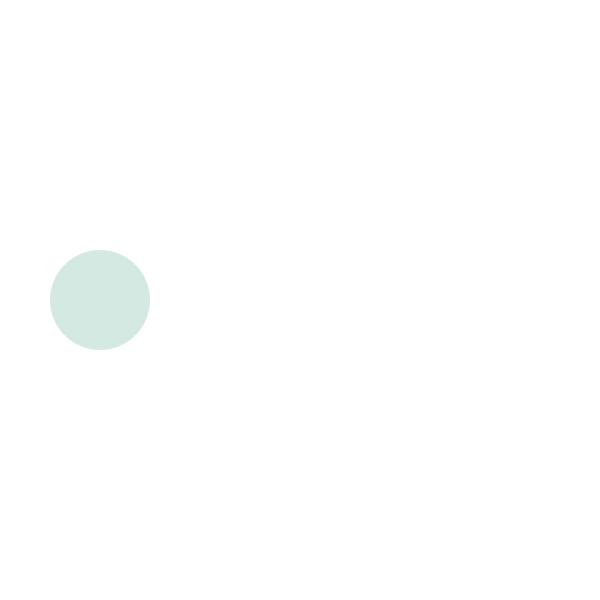
Frame 1 (no input)
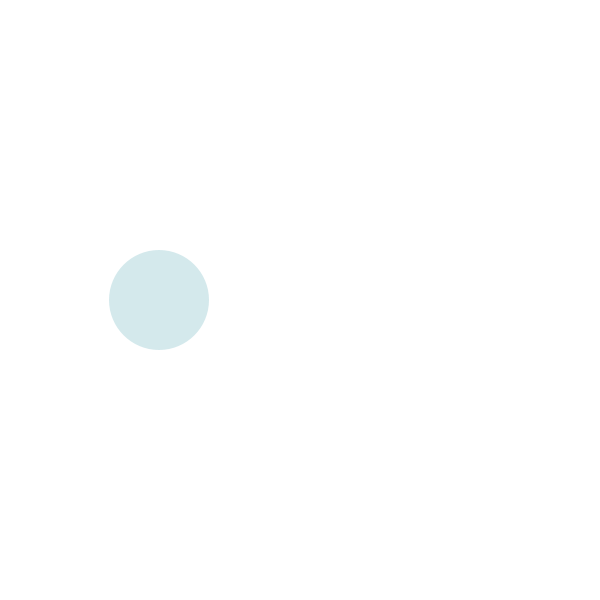
Frame 60 (the mouse pressed at the canvas centre just before this capture)
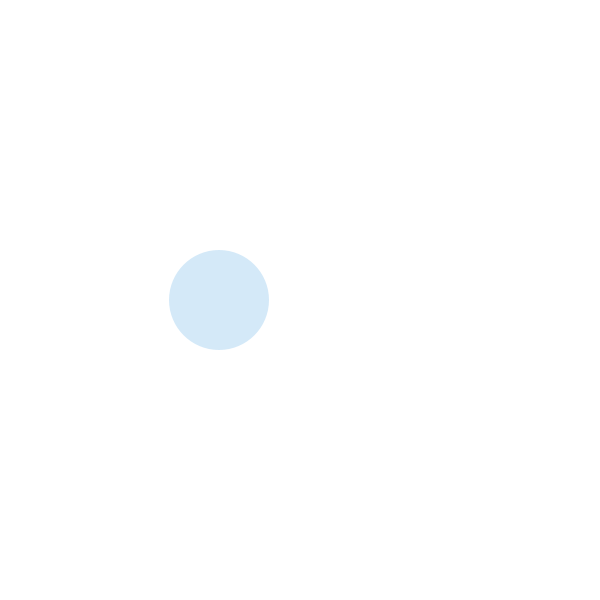
Frame 120 (the mouse held since frame 60 and released just before this capture)

The Processing sketch that drew these frames (run headless with seeded random() and noise(); from frame 60 on, the mouse is pressed at the canvas centre):

// Processing sketch: variabili_3
// ── variabili_3.pde
//SKETCH 1 --- AUMENTO 
//variabili condizionali

/*int cerchioX = 100;
  int cerchioY = 300;

void setup() {
  size(600,600);
  //background(255);
  
}

void draw() {
  background(255);
  noStroke();
  fill(36,145,cerchioX,50);
  ellipse(cerchioX,height/2,100,100);
  
  cerchioX = cerchioX + 2; // aumenta di n la variabile
}*/

//SKETCH 2 --- VELOCITY

/*int cerchioX = 100;
int cerchioY = 300;
int velocity = 1; //

void setup() {
  size(600,600);
  //background(255);
  
}

void draw() {
  background(255);
  noStroke();
  fill(36,145,cerchioX,50);
  ellipse(cerchioX,height/2,100,100);
  
  cerchioX = cerchioX + velocity;
}*/

//SKETCH 3 --- CONDIZIONALI


int cerchioX = 100;
int cerchioY = 300;
int velocity = 1; //

void setup() {
  size(600,600);
  //background(255);
  
}

void draw() {
  background(255);
  noStroke();
  fill(36,145,cerchioX,50);
  ellipse(cerchioX,height/2,100,100);
  
  cerchioX = cerchioX + velocity;
  
  /*se cerchioX è maggiore della larghezza finestra OPPURE cerchioX è minore di 0
  inverti la direzione*/
  if(cerchioX > width - 50 || cerchioX < 0 + 50) {    //condizionale if -- || oppure
    velocity = velocity * -1;
  }
}

// || OPPURE (una delle due condizioni)
// &&
// 
